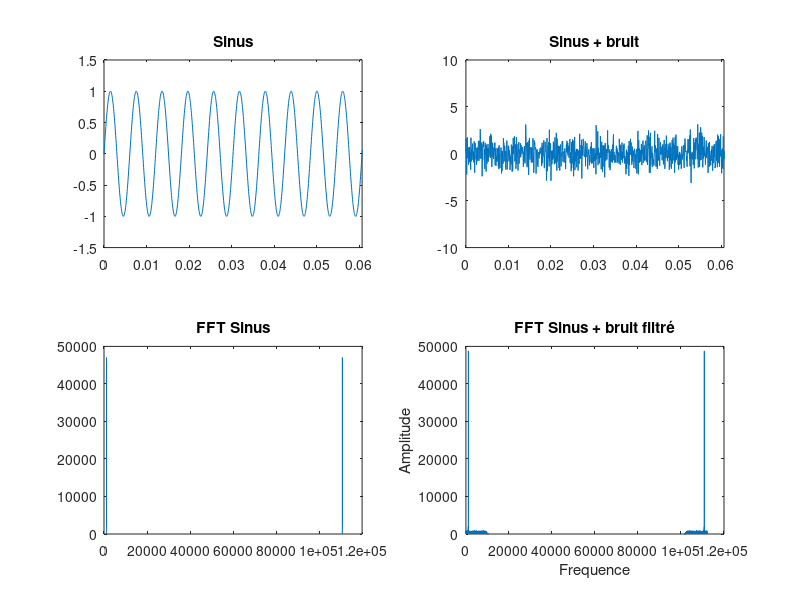
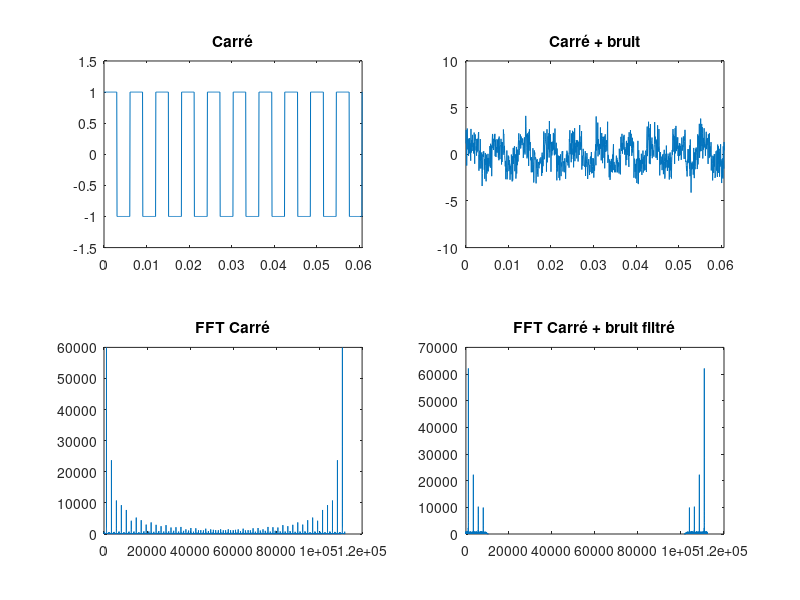

Reproduce these figures in MATLAB, in order. (Note: this script raises an error after producing the figures.)
%%%%%%%%%%%%%%%%%%%%%%%%%%%%%%
% Début de la version finale

clear all;

close all;

% Notes

note2 = [130.81 ,138.59 , 146.83 , 155.56 , 164.81 ,174.61 , 185 , 196 ,207.65,220,233.06,246.94];

note3 = [261.63 ,277.18 , 293.66 , 311.13 , 329.63 ,349.23 , 369.99 , 392 ,415.30,440,466.16,493.88];

note4 = [523.25 ,544.37 , 587.33 , 622.25 , 659.26 ,698.46 , 739.99 , 783.99 ,830.61,880,932.33,987.77];

note5 = [1046.50 ,1108.73 , 1174.66 , 1244.51 , 1318.51 ,1396.91 , 1479.98 , 1567.98 ,1661.22,1760,1864.66,1975.53];

note6 = [2093 ,2217.46 , 2349.32 , 2489.02 , 2637.02 ,2793.83 , 2959.96 , 3135.96 ,3322.44 ,3520,3729.31,3951.07];

% Création des signaux

fnote = note2(5); % On peut le changer comme on veut

fe = 16000;

te = 1/fe;

longueurSignal = 7; % en secondes

t = 0:te:longueurSignal;

y_sin = sin(2*pi*fnote*t);
y_carre = square(2*pi*fnote*t);

A =  randi([1 3]);
bruit=A*randn(1,length(t));

Y1bruit = y_sin+bruit;
Y2bruit = y_carre+bruit;


% FIGURE 1

figure(1);

% Sinus

subplot(2,2,1);

plot(t,y_sin);

title('Sinus');

axis([0 10/fnote -1.5 1.5]);

% Sinus + bruit

subplot(2,2,2);

plot(t,bruit);

title('Sinus + bruit');

axis([0 10/fnote -10 10]);

% FFT Sinus

subplot(2,2,3);

ySinusBruitFFt = abs(fft(y_sin));

plot(ySinusBruitFFt);

title('FFT Sinus');

% FFT Sinus + bruit filtré

yFiltre = load('Lowpass.mat');

Y1bruitFiltre = filter(yFiltre.Num,1,Y1bruit);

subplot(2,2,4);

Y1BruitFiltreFFT = abs(fft(Y1bruitFiltre));

plot(Y1BruitFiltreFFT);

title('FFT Sinus + bruit filtré');

xlabel('Frequence');

ylabel('Amplitude');

 
% FIGURE 2

figure(2);

% Carré

subplot(2,2,1);

plot(t,y_carre);

axis([0 10/fnote -1.5 1.5]);

title('Carré');

% Carré + bruit

subplot(2,2,2);

plot(t,Y2bruit);

title('Carré + bruit');

axis([0 10/fnote -10 10]);

% FFT Carré

Y_fftSinCarre = abs(fft(y_carre));

subplot(2,2,3);

plot(Y_fftSinCarre);

title('FFT Carré');

% FFT Carré + bruit filtré

Y2bruitFiltre = filter(yFiltre.Num,1,Y2bruit);

Y2BruitFiltreFFT = abs(fft(Y2bruitFiltre));

subplot(2,2,4);

plot(Y2BruitFiltreFFT);

title('FFT Carré + bruit filtré');

% Calcul du score

scoreSinus = calculScore(fnote, Y1BruitFiltreFFT(1: fe/2), longueurSignal)
scoreCarre = calculScore(fnote, Y2BruitFiltreFFT(1: fe/2), longueurSignal)

function score = calculScore (fref, signalFFT, sizeSignal)
  [maxValue, indMaxValue] = max(signalFFT);
  indMaxValue = indMaxValue / sizeSignal;
  score = (log2(fref) - abs(log2(fref) - log2(indMaxValue))) / log2(fref);
  score = score * 100;
end

% Fin de la version finale
